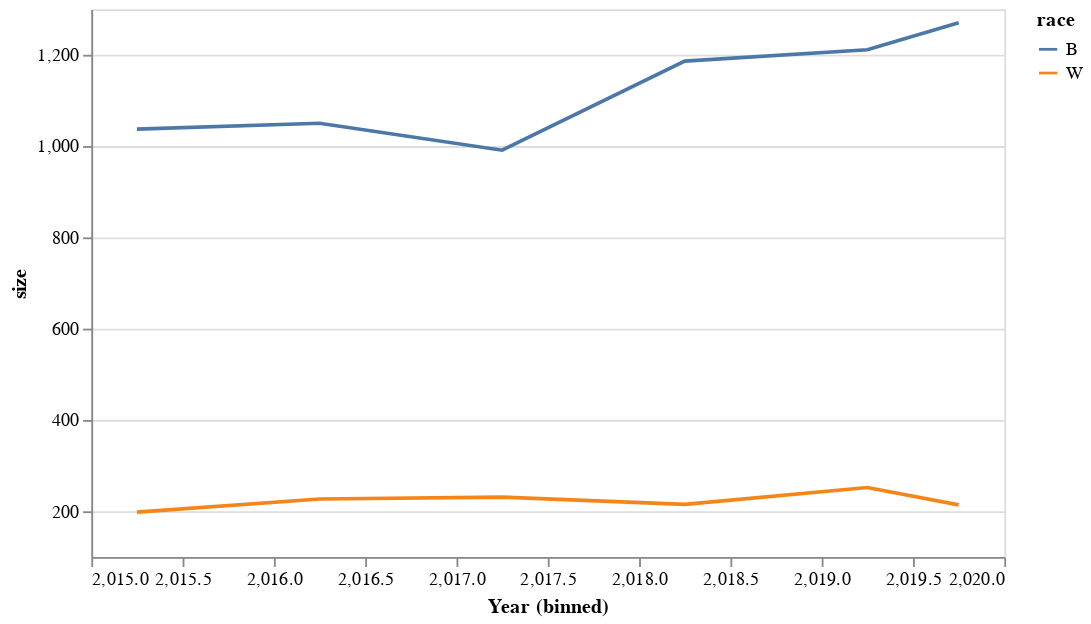

The cell this chart's notebook holds for it:
### Code cell
alt.Chart(shootings_race.dropna()).mark_line().encode(
    x=alt.X("Year:Q", bin=alt.Bin(maxbins=10)),
    y=alt.Y('size:Q', scale=alt.Scale(zero=False)),
    color='race:N',
    tooltip=['Year:Q', "size:Q"]
).properties(
    height=300,
    width=500,
)

### Figure 1 — Vega-Lite specification as saved in the notebook (floating-point values rounded to 4 significant figures)
{"config": {"view": {"continuousWidth": 400, "continuousHeight": 300}}, "data": {"name": "data-469ac2d626a385bde9a34316ea28699b"}, "mark": "line", "encoding": {"color": {"type": "nominal", "field": "race"}, "tooltip": [{"type": "quantitative", "field": "Year"}, {"type": "quantitative", "field": "size"}], "x": {"type": "quantitative", "bin": {"maxbins": 10}, "field": "Year"}, "y": {"type": "quantitative", "field": "size", "scale": {"zero": false}}}, "height": 300, "width": 500, "$schema": "https://vega.github.io/schema/vega-lite/v4.8.1.json", "datasets": {"data-469ac2d626a385bde9a34316ea28699b": [{"Year": 2015, "race": "B", "size": 1037}, {"Year": 2015, "race": "W", "size": 198}, {"Year": 2016, "race": "B", "size": 1050}, {"Year": 2016, "race": "W", "size": 227}, {"Year": 2017, "race": "B", "size": 991}, {"Year": 2017, "race": "W", "size": 231}, {"Year": 2018, "race": "B", "size": 1186}, {"Year": 2018, "race": "W", "size": 215}, {"Year": 2019, "race": "B", "size": 1211}, {"Year": 2019, "race": "W", "size": 252}, {"Year": 2020, "race": "B", "size": 1270}, {"Year": 2020, "race": "W", "size": 214}]}}
